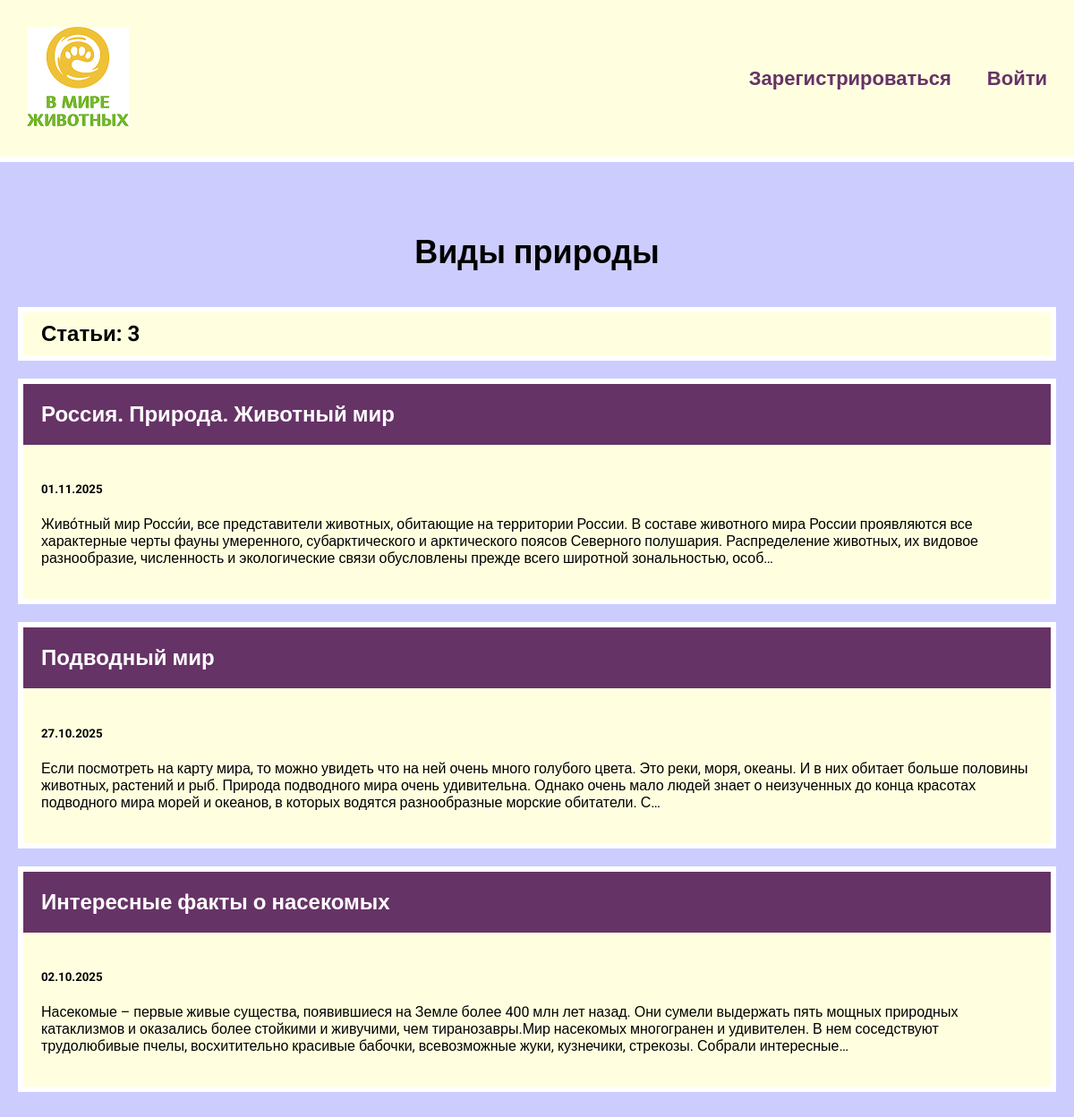
Screenshot of /blog/ with the database file from the repository.
### blog/models.py (models this page shows, shortened)
class Blog(models.Model):
    title = models.CharField(max_length=200)
    description = models.TextField()
    date = models.DateField()

### blog/views.py (the view)
# urls.py: path('', views.blogs, name='blogs'),
def blogs(request):
    blogs = Blog.objects.order_by('-date')
    return render(request, 'blog/blogs.html', {'blogs': blogs})

### blog/templates/blog/blogs.html
{% extends 'skills/base.html' %}
{% block content %}
<h1>Виды природы</h1>
<h2 class="count">Статьи: {{ blogs.count }}</h2>
{% for blog in blogs %}
<div class="element">
    <h2 class="top"><a href="{% url 'detail' blog.id %}">{{ blog.title }}</a></h2>
    <div class="blog_text">
        <h5>{{ blog.date|date:'d.m.Y' }}</h5>
        <p>{{ blog.description|striptags|truncatechars:360 }}</p>
    </div>
</div>
{% endfor %}
{% endblock %}

### skills/static/css/style.css (style rules this page uses)
body { font-family: "Roboto", sans-serif; padding: 0; margin: 0; background: #ccccff; }
.element, .count { background: lightyellow; border: 6px solid #FFF; margin: 20px 0; }
.content h1 { text-align: center; margin: 60px 0 40px; font-size: 36px; }
.top { background: #663366; margin: 0; }
.top a { color: white; text-decoration: none; padding: 20px; display: block; }
.blog_text { padding: 20px; box-sizing: border-box; }
.count { padding: 10px 20px; box-sizing: border-box; }

### rows the page displays
Blog: title "Россия. Природа. Животный мир", date "01.11.2025", description "Живо́тный мир Росси́и, все представители животных, обитающие на территории России. В составе животного мира России проявляются все характерные черты фауны умеренного, субарктического и арктического поясов Северного полушария. Распределение животных, их видовое разнообразие, численность и экологические связи обусловлены прежде всего широтной зональностью, особ…"
Blog: title "Подводный мир", date "27.10.2025", description "Если посмотреть на карту мира, то можно увидеть что на ней очень много голубого цвета. Это реки, моря, океаны. И в них обитает больше половины животных, растений и рыб. Природа подводного мира очень удивительна. Однако очень мало людей знает о неизученных до конца красотах подводного мира морей и океанов, в которых водятся разнообразные морские обитатели. С…"
Blog: title "Интересные факты о насекомых", date "02.10.2025", description "Насекомые – первые живые существа, появившиеся на Земле более 400 млн лет назад. Они сумели выдержать пять мощных природных катаклизмов и оказались более стойкими и живучими, чем тиранозавры.Мир насекомых многогранен и удивителен. В нем соседствуют трудолюбивые пчелы, восхитительно красивые бабочки, всевозможные жуки, кузнечики, стрекозы. Собрали интересные…"

### other values shown
{{ blogs.count }} "3"
